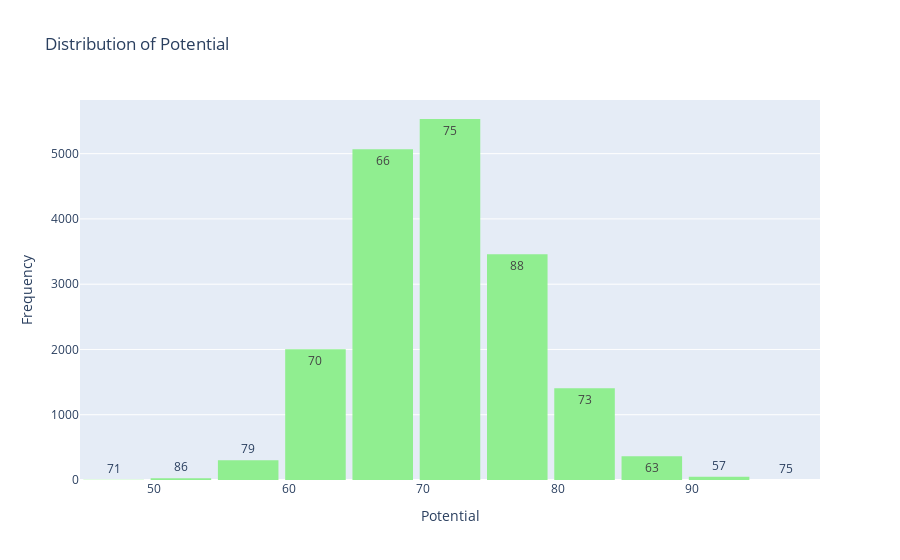

The cell this chart's notebook holds for it:
### Markdown cell above
## 2.Analyze the distribution for potential column.

### Code cell
import plotly.graph_objects as go

potential_duplicates = df.duplicated(subset=['Potential']).any()
if potential_duplicates:
    print("The 'Potential' column contains duplicates.")
else:
    print("The 'Potential' column does not contain duplicates.")

potential_column = 'Potential'
mean_potential = df[potential_column].mean()
median_potential = df[potential_column].median()
std_potential = df[potential_column].std()
q1 = df[potential_column].quantile(0.25)
q3 = df[potential_column].quantile(0.75)
iqr = q3 - q1

fig = go.Figure()

# Add histogram trace
fig.add_trace(go.Histogram(x=df[potential_column], nbinsx=20, marker_color='lightgreen', text=df[potential_column]))

fig.update_layout(
    title='Distribution of Potential',
    xaxis_title=potential_column,
    yaxis_title='Frequency',
    bargap=0.1,  # Gap between bars of adjacent location coordinates.
)

fig.show()

### Figure 1 — Plotly figure (JSON) as saved in the notebook; plotly's stock layout.template omitted (floating-point values rounded to 4 significant figures; data arrays with more than 128 entries replaced by an {"elided": "..."} marker saying what was removed)
{"data": [{"marker": {"color": "lightgreen"}, "nbinsx": 20, "text": {"elided": "18207 int values"}, "type": "histogram", "x": {"elided": "18207 int values"}}], "layout": {"bargap": 0.1, "title": {"text": "Distribution of Potential"}, "xaxis": {"title": {"text": "Potential"}}, "yaxis": {"title": {"text": "Frequency"}}}}
